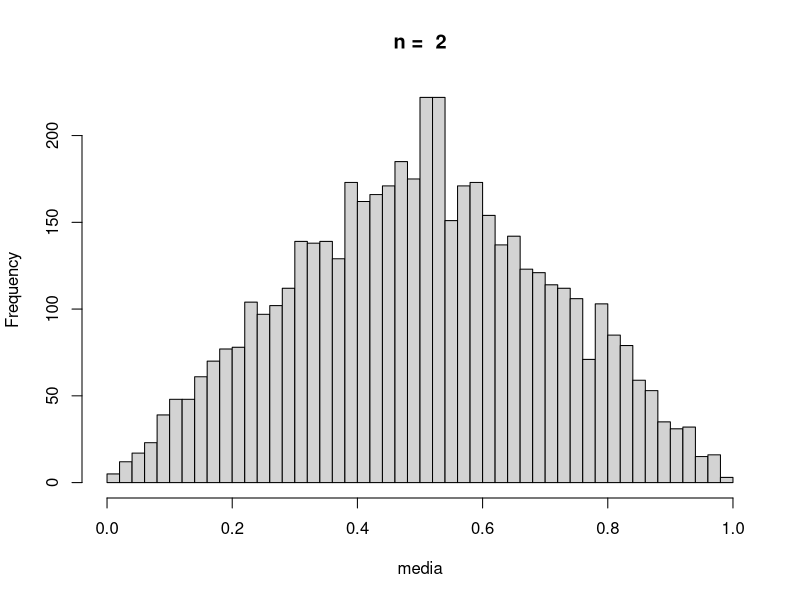

Source code (R):
# 2.0 Ciclos en R ####
## Funciones ####
suma2num <-
  function(a, b) {
    a + b
  } # Definicion de una funcion simple

suma2num(2, 4) # Llamada a la funcion antes definida
# [1] 6
suma2num(123.456,-98.76)
# [1] 24.696


## 2.1 Condicion if ####
if (4 > 3) {
  "verdadero"
}
# [1] "verdadero"

## 2.1 Condicion if else ####
if (4 > 5) {
  "verdadero"
} else
{
  "falso"
}
# [1] "falso"

# if(condicion)
# {
#   operaciones_condicion_verdadera
# }
# else
# {
#   operaciones_condicion_falsa
# }

#Definicion de una funcion
promedio <- function(calificaciones) {
  mean(calificaciones)
  
}

# Llamando a la funcion previamente definida
promedio(c(5, 8, 5.5, 7, 10))
# [1] 7.1

# Definicion de una funcion con varias operaciones
validar_promedio <- function(calificaciones) {
  media <- mean(calificaciones)
  
  if (media >= 7) {
    print(paste0("Promedio:", media , " - Aprobado"))
  }
  else{
    print(paste0("Promedio:", media , " - Reprobado"))
  }
}

# Llamada a la funcion previa
calificaciones1 <- c(5, 8, 5.5, 7, 10)

validar_promedio(calificaciones1)

# [1] "Aprobado"
calificaciones2 <- c(5, 8, 5.5, 7, 5)
validar_promedio(calificaciones2)

# [1] "Reprobado"

## 2.1 Condicion ifelse ####
num <- 1:8
num
ifelse(num %% 2 == 0, "Par", "Non") #Version corta de if / else

num1 <- 1:20
num1
# Para que se cumplan las dos condiciones "and"
ifelse(num1 %% 2 == 0 & num1 %% 3 == 0, "Divisible", "No divisible")
ifelse(num1 %% 2 == 0 &
         num1 %% 3 == 0,
       paste0(num1, " - Divisible"),
       paste0(num1, " - No divisible"))

# Que se cumpla al menos una condicion "or"
ifelse(num1 %% 2 == 0 | num1 %% 3 == 0, "Divisible", "No divisible")
ifelse(num1 %% 2 == 0 |
         num1 %% 3 == 0,
       paste0(num1, " - Divisible"),
       paste0(num1, " - No divisible"))

# https://es.wikipedia.org/wiki/Año_bisiesto
# Año bisiesto es el divisible entre 4, salvo que sea año secular -último de cada siglo, terminado en «00»-, en cuyo caso también ha de ser divisible entre 400.
esBisiesto <- function(aaaa) {
  (aaaa %% 4 == 0 & aaaa %% 100 != 0 | aaaa %% 400 == 0)
}

esBisiesto(1600)
esBisiesto(1992)
esBisiesto(2000)
esBisiesto(1900)
esBisiesto(2024)

## 2.2 Ciclo for ####
dado <- 1:6 # variable dado, con 6 valores (rango)
# Ciclo for, para imprimir cada uno de los valores del vector
for (cara in dado) {
  print(cara ^ 2)
}
# [1] 1
# [1] 4
# [1] 9
# [1] 16
# [1] 25
# [1] 36

# Ciclo for directamente con rango
for (numero in 1:10) {
  print(numero)
}
# [1] 1
# [1] 2
# [1] 3
# [1] 4
# [1] 5
# [1] 6
# [1] 7
# [1] 8
# [1] 9
# [1] 10

# Ciclo for con valores directo de una cadena
for (n in c(2, 5, 10, 20, 50)) {
  print(n)
}
# [1] 2
# [1] 5
# [1] 10
# [1] 20
# [1] 50

letras <- letters
letras
# [1] "a" "b" "c" "d" "e" "f" "g" "h" "i" "j" "k" "l" "m" "n" "o" "p" "q" "r" "s" "t" "u" "v" "w" "x" "y" "z"

for (l in letters) {
  print(l)
}
# [1] "a"
# [1] "b"
# [1] "c"
# ...
# [1] "x"
# [1] "y"
# [1] "z"


# Ejemplo de for, utilizando una distribucion uniforme "runif"
# These functions provide information about the uniform distribution on the
# interval from min to max. dunif gives the density, punif gives the distribution
# function qunif gives the quantile function and runif generates random deviates.
set.seed(1)
rep <- 5000
rep
n <- 2
media <- numeric(rep)
media
for (irep in 1:rep) {
  x <- runif(n)
  
  media[irep] <- mean(x)
  
}

# Para abrir el grafico en otra ventana
# X11()

# Generacion de histograma
hist(media, breaks = 40, main = paste("n = ", n))

## 2.3 Ciclo while ####
umbral <- 5
valor <- 0
print("Se inicia el ciclo")
while (valor < umbral) {
  print("Aun no")
  valor <- valor + 1
}
print("Ya termino el ciclo")

# [1] "Se inicia el ciclo"
# > while (valor < umbral) {
#   +   print("Aun no")
#   +   valor <- valor + 1
#   + }
# [1] "Aun no"
# [1] "Aun no"
# [1] "Aun no"
# [1] "Aun no"
# [1] "Aun no"
# > print("Ya termino el ciclo")
# [1] "Ya termino el ciclo"

factorial <- function(num) {
  if (num == 0) {
    resultado <- 1
  }
  else{
    resultado <- num
    while (num > 1) {
      resultado <- (num - 1) * resultado
      num <- num - 1
    }
  }
  return(resultado)
}

factorial(0)
# [1] 1
factorial(1)
# [1] 1
factorial(5)
# [1] 120

## 2.4 Instruccion switch ####

# Ejemplo utilizando if
y <- "aa"
if(y=="a"){
  r <- 1
}
if(y=="aa"){
  r <- 2
}
if(y=="aaa"){
  r <- 3
}
if(y=="aaaa"){
  r <- 4
}
print(r)

# cambiando el codigo por switch
switch(y,
       "a"=result<-1,
       "aa"=result<-2,
       "aaa"=result<-3,
       "aaaa"=result<-4)
print(result)
# [1] 2











